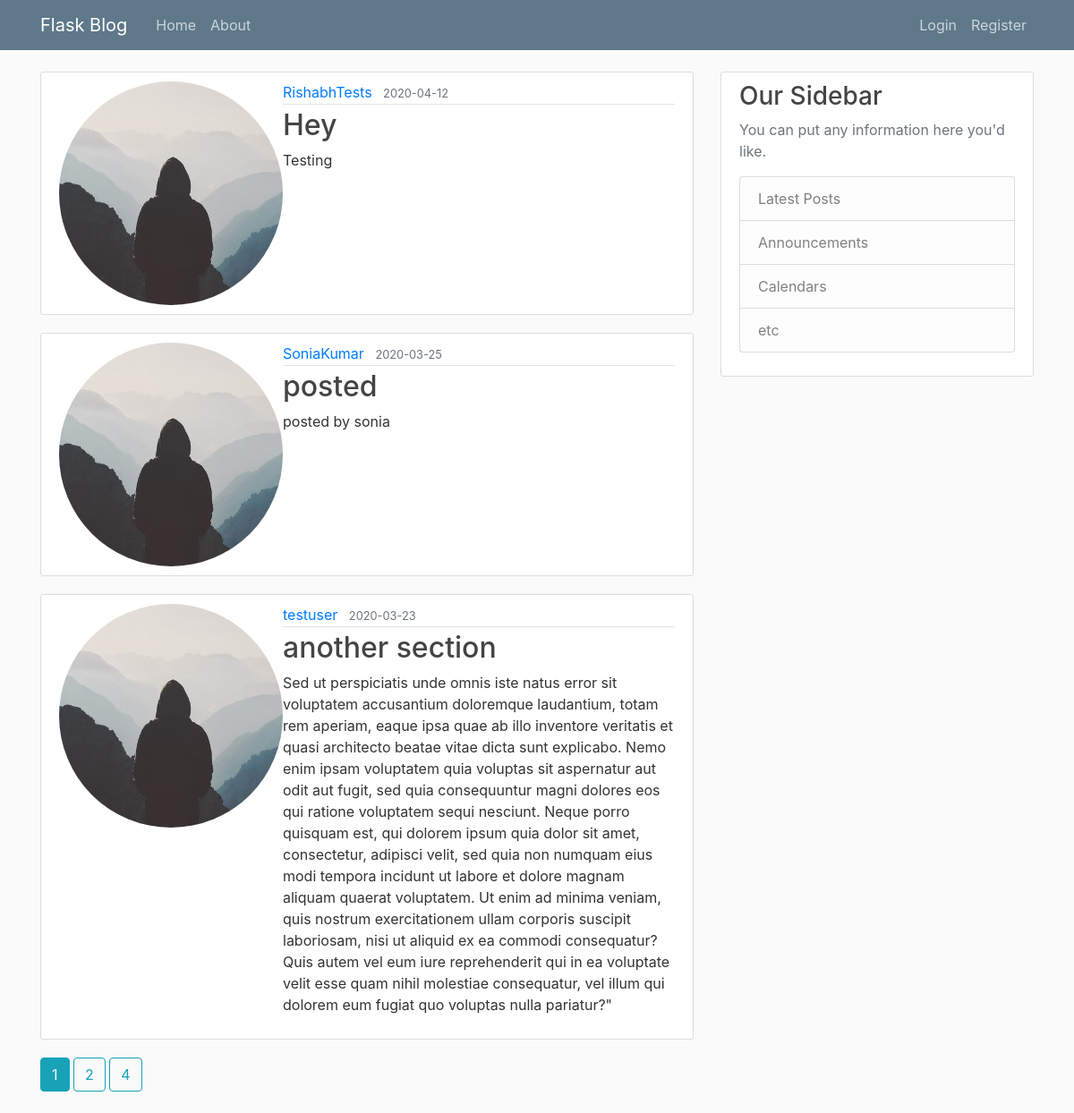
The page /home on the database its author committed.
### flaskblog/models.py (models this page shows, shortened)
class Post(db.Model):
    id = db.Column(db.Integer, primary_key=True)
    title = db.Column(db.String(100), nullable=False)
    date_posted = db.Column(db.DateTime, nullable=False, default=datetime.utcnow)
    content = db.Column(db.Text, nullable=False)
    user_id = db.Column(db.Integer, db.ForeignKey('user.id'), nullable=False)

class User(db.Model, UserMixin):
    id = db.Column(db.Integer, primary_key=True)
    username = db.Column(db.String(20), unique=True, nullable=False)
    email = db.Column(db.String(120), unique=True, nullable=False)
    image_file = db.Column(db.String(20), nullable=False, default='default.jpg')
    password = db.Column(db.String(60), nullable=False)
    posts = db.relationship('Post', backref='author', lazy=True)

### flaskblog/routes.py (the view)
@app.route('/')
@app.route('/home')
def home():
	page = request.args.get('page', 1, type=int)
	posts = Post.query.order_by(Post.date_posted.desc()).paginate(page=page, per_page=3)
	return render_template("home.html", posts=posts)

### flaskblog/templates/home.html (shortened to what this page needs)
{% extends "layout.html" %}
{% block content %}
	{% for post in posts.items %}
		<article class="media content-section">
			<img class="rounded-circle article-image" src="{{ url_for('static', filename=post.author.image_file) }}">
		  <div class="media-body">
		    <div class="article-metadata">
		      <a class="mr-2" href="{{ url_for('user_posts', username=post.author.username) }}">{{ post.author.username }}</a>
		      <small class="text-muted">{{ post.date_posted.strftime('%Y-%m-%d') }}</small>
		    </div>
		    <h2><a class="article-title" href="{{ url_for('post', post_id=post.id) }}">{{ post.title }}</a></h2>
		    <p class="article-content">{{ post.content }}</p>
		  </div>
		</article>
	{% endfor %}
	{% for page_num in posts.iter_pages(left_edge=1, right_edge=1, left_current=1, right_current=2) %}
		{% if page_num %}
			{% if posts.page == page_num %}
				<a class="btn btn-info mb-4" href="{{ url_for('home', page=page_num) }}">{{ page_num }}</a>
			{% else %}
				<a class="btn btn-outline-info mb-4" href="{{ url_for('home', page=page_num) }}">{{ page_num }}</a>
			{% endif %}
		{% endif %}
	{% endfor %}
{% endblock content %}

### flaskblog/templates/layout.html (shortened to what this page needs)
<!doctype html>
<html lang="en">
<head>
    <link rel="stylesheet" href="https://stackpath.bootstrapcdn.com/bootstrap/4.4.1/css/bootstrap.min.css">
    <link rel="stylesheet" type="text/css" href="{{ url_for('static', filename='main.css') }}">
</head>
<body>
<header class="site-header">
  <nav class="navbar navbar-expand-md navbar-dark bg-steel fixed-top">
    <div class="container">
      <a class="navbar-brand mr-4" href="/">Flask Blog</a>
      <div class="collapse navbar-collapse" id="navbarToggle">
        <div class="navbar-nav mr-auto">
          <a class="nav-item nav-link" href="{{ url_for('home') }}">Home</a>
          <a class="nav-item nav-link" href="{{ url_for('about') }}">About</a>
        </div>
        <div class="navbar-nav">
          {% if current_user.is_authenticated %}
            <a class="nav-item nav-link" href="{{ url_for('new_post') }}">New Post</a>
            <a class="nav-item nav-link" href="{{ url_for('account') }}">Account</a>
            <a class="nav-item nav-link" href="{{ url_for('logout') }}">Log Out</a>
          {% else %}
            <a class="nav-item nav-link" href="{{ url_for('login') }}">Login</a>
            <a class="nav-item nav-link" href="{{ url_for('register') }}">Register</a>
          {% endif %}
        </div>
      </div>
    </div>
  </nav>
</header>
<main role="main" class="container">
  <div class="row">
    <div class="col-md-8">
      	{% block content %}{% endblock %}
    </div>
    <div class="col-md-4">
      <div class="content-section">
        <h3>Our Sidebar</h3>
        <p class='text-muted'>You can put any information here you'd like.
          <ul class="list-group">
            <li class="list-group-item list-group-item-light">Latest Posts</li>
            <li class="list-group-item list-group-item-light">Announcements</li>
            <li class="list-group-item list-group-item-light">Calendars</li>
            <li class="list-group-item list-group-item-light">etc</li>
          </ul>
        </p>
      </div>
    </div>
  </div>
</main>
</body>
</html>

### flaskblog/static/main.css (style rules this page uses)
body { background: #fafafa; color: #333333; margin-top: 5rem; }
h1, h2, h3, h4, h5, h6 { color: #444444; }
.bg-steel { background-color: #5f788a; }
.site-header .navbar-nav .nav-link { color: #cbd5db; }
.content-section { background: #ffffff; padding: 10px 20px; border: 1px solid #dddddd; border-radius: 3px; margin-bottom: 20px; }
.article-title { color: #444444; }
.article-content { white-space: pre-line; }
.article-metadata { padding-bottom: 1px; margin-bottom: 4px; border-bottom: 1px solid #e3e3e3 }

### rows shown on the page
Post: image_file (placeholder picture), author.username "RishabhTests", date_posted "2020-04-12", title "Hey", content "Testing"
Post: image_file (placeholder picture), author.username "SoniaKumar", date_posted "2020-03-25", title "posted", content "posted by sonia"
Post: image_file (placeholder picture), author.username "testuser", date_posted "2020-03-23", title "another section", content "Sed ut perspiciatis unde omnis iste natus error sit voluptatem accusantium doloremque laudantium, totam rem aperiam, eaque ipsa quae ab illo inventore veritatis et quasi architecto beatae vitae dicta sunt explicabo. Nemo enim ipsam voluptatem quia voluptas sit aspernatur aut odit aut fugit, sed quia consequuntur magni dolores eos qui ratione voluptatem sequi nesciunt. Neque porro quisquam est, qui dolorem ipsum quia dolor sit amet, consectetur, adipisci velit, sed quia non numquam eius modi tempora incidunt ut labore et dolore magnam aliquam quaerat voluptatem. Ut enim ad minima veniam, quis nostrum exercitationem ullam corporis suscipit laboriosam, nisi ut aliquid ex ea commodi…"

### other values the page prints
{{ page_num }} "1"
{{ page_num }} "2" "4"
